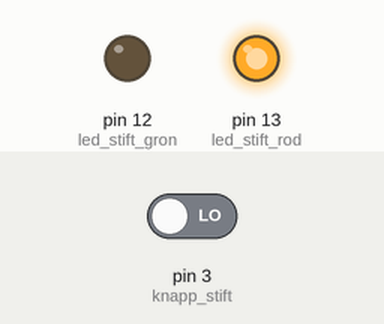
This sketch was run on a simulated Arduino Uno, built with avr-gcc and run on an emulated ATmega328P. Parts: output pins drawn as LEDs (lit = HIGH). The test bench sets the inputs (shaded band); at power-on: pin 3 (knapp_stift) LOW. What the sketch prints to the serial monitor is not drawn.

Above: at 0.1 s.
Timing chart, 0 to 1.6 s (numbered marks = the images above):
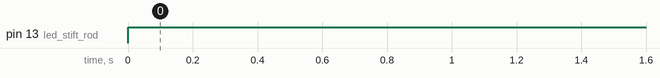

Measured:
- by itself, pin 13 (led_stift_rod): LOW → HIGH at 0.00 s

The sketch:

roni_handdisco.ino
```cpp
const int led_stift_rod = 13;
const int led_stift_gron = 12;
const int led_stift_blo = 13;
const int knapp_stift = 3;
int vilken_led_pa = 1;
const int vantetid = 200;

void setup()
{
  Serial.begin(9600);
pinMode(led_stift_rod, OUTPUT);
pinMode(led_stift_gron, OUTPUT);
pinMode(led_stift_blo, OUTPUT);
pinMode(knapp_stift, INPUT);


}
void loop()
{

 if (digitalRead(knapp_stift)==HIGH)

{

 Serial.println("Knapp hög");
 digitalWrite(led_stift_rod,HIGH);
 digitalWrite(led_stift_gron,LOW);
 digitalWrite(led_stift_blo,HIGH);

}
 if (digitalRead(knapp_stift)==LOW)


{
 Serial.println("Knapp låg");
 digitalWrite(led_stift_rod,LOW);
 digitalWrite(led_stift_gron,HIGH);
 digitalWrite(led_stift_blo,LOW);

}

 Serial.println("Knapp hög");
 digitalWrite(led_stift_rod,HIGH);
 digitalWrite(led_stift_gron,LOW);
 digitalWrite(led_stift_blo,HIGH);

 delay(vantetid);
}
```
